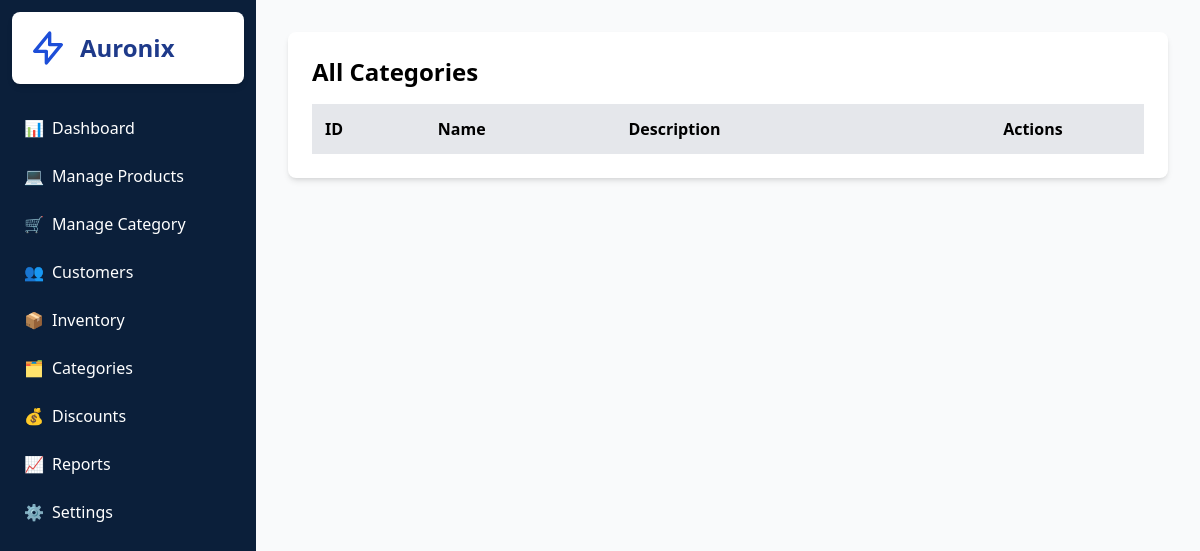
The page /managecategory/ on the database as committed earlier.
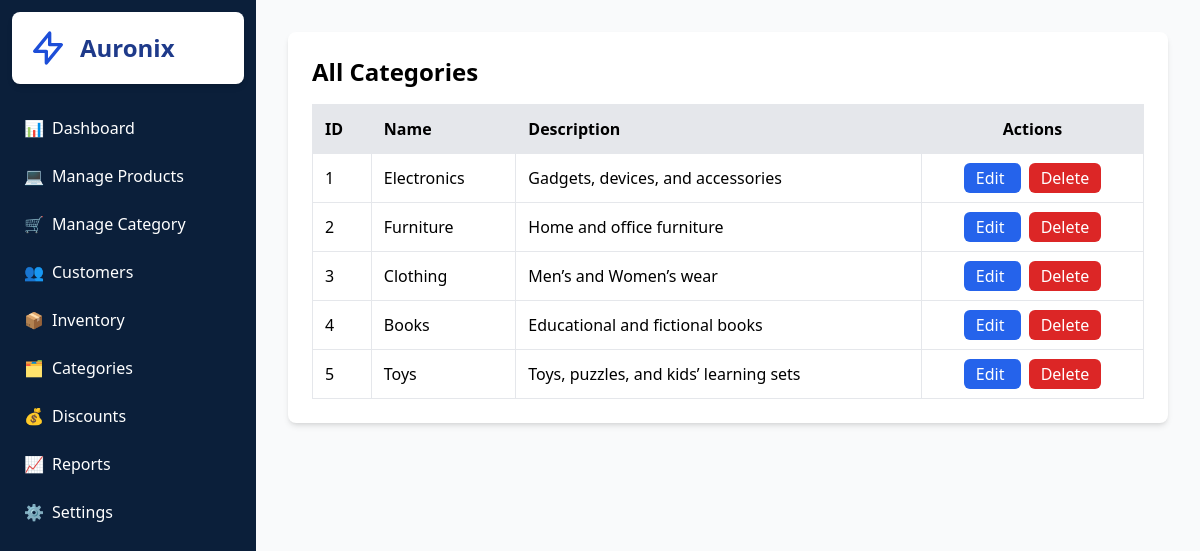
The same page on the database as committed later.
### Management/models.py (models this page shows, shortened)
class Category(models.Model):
    category_name = models.CharField( max_length=50)
    category_description = models.TextField()
    created_at = models.DateTimeField(auto_now_add=True)

### Management/views.py (the view)
# urls.py: path('managecategory/', managecategory , name='managecategory'),
def managecategory(request):
    category = Category.objects.all()
    return render(request , 'Managecategory.html',{'category':category})

### Management/templates/Managecategory.html (shortened to what this page needs)
{% load static %} {% load static tailwind_tags %}
<!DOCTYPE html>
<html lang="en">
  <head>
    <script src="https://cdn.tailwindcss.com"></script>
    {% tailwind_css %}
  </head>
  <body class="bg-gray-50 flex">
    <aside class="w-64 bg-[#0b1f3a] text-white min-h-screen">
      <div
        class="flex items-center space-x-3 p-4 bg-white rounded-lg shadow-md m-3"
      >
        <svg
          xmlns="http://www.w3.org/2000/svg"
          class="h-10 w-10 text-blue-700"
          fill="none"
          viewBox="0 0 24 24"
          stroke="currentColor"
          stroke-width="2"
        >
          <path
            stroke-linecap="round"
            stroke-linejoin="round"
            d="M13 10V3L4 14h7v7l9-11h-7z"
          />
        </svg>
        <span class="text-2xl font-bold text-blue-900">Auronix</span>
      </div>
      <nav class="mt-6 space-y-2" id="sidebarMenu">
        <a
          href="{% url "dashboard" %}"
          class="flex items-center px-6 py-2 hover:bg-blue-800 rounded-md"
        >
          <span class="mr-2">📊</span> Dashboard
        </a>
        <a
          href="{% url 'manageproduct' %}"
          class="flex items-center px-6 py-2 hover:bg-blue-800 rounded-md"
        >
          <span class="mr-2">💻</span> Manage Products
        </a>
        <a
          href="{% url 'managecategory' %}"
          class="flex items-center px-6 py-2 hover:bg-blue-800 rounded-md"
        >
          <span class="mr-2">🛒</span> Manage Category
        </a>
        <a
          href="#"
          class="flex items-center px-6 py-2 hover:bg-blue-800 rounded-md"
        >
          <span class="mr-2">👥</span> Customers
        </a>
        <a
          href="#"
          class="flex items-center px-6 py-2 hover:bg-blue-800 rounded-md"
        >
          <span class="mr-2">📦</span> Inventory
        </a>
        <a
          href="#"
          class="flex items-center px-6 py-2 hover:bg-blue-800 rounded-md"
        >
          <span class="mr-2">🗂️</span> Categories
        </a>
        <a
          href="#"
          class="flex items-center px-6 py-2 hover:bg-blue-800 rounded-md"
        >
          <span class="mr-2">💰</span> Discounts
        </a>
        <a
          href="#"
          class="flex items-center px-6 py-2 hover:bg-blue-800 rounded-md"
        >
          <span class="mr-2">📈</span> Reports
        </a>
        <a
          href="#"
          class="flex items-center px-6 py-2 hover:bg-blue-800 rounded-md"
        >
          <span class="mr-2">⚙️</span> Settings
        </a>
      </nav>
    </aside>
    <main class="flex-1 p-8">
      <div class="max-w-4xl mx-auto bg-white p-6 rounded-lg shadow-md">
        <h1 class="text-2xl font-bold mb-4">All Categories</h1>
        <table class="w-full border">
          <thead>
            <tr class="bg-gray-200 text-left">
              <th class="p-3 border">ID</th>
              <th class="p-3 border">Name</th>
              <th class="p-3 border">Description</th>
              <th class="p-3 border text-center">Actions</th>
            </tr>
          </thead>
          <tbody>
            {% for c in category %}
            <tr class="border">
              <td class="p-3 border">{{ c.id }}</td>
              <td class="p-3 border">{{ c.category_name }}</td>
              <td class="p-3 border">{{ c.category_description }}</td>
              <td class="p-3 text-center">
                <a
                  href="{% url 'edit_category' c.id %}"
                  class="bg-blue-600 text-white px-3 py-1 rounded-md hover:bg-blue-700"
                >
                  Edit
                </a>
                <a
                  href="{% url 'delete_category' c.id %}"
                  onclick="return confirm('Are you sure?')"
                  class="bg-red-600 text-white px-3 py-1 rounded-md hover:bg-red-700 ml-2"
                >
                  Delete
                </a>
              </td>
            </tr>
            {% endfor %}
          </tbody>
        </table>
      </div>
    </main>
  </body>
</html>

Rows that differ between the two databases and show on the page:
added Category: id "1", category_name "Electronics", category_description "Gadgets, devices, and accessories"
added Category: id "2", category_name "Furniture", category_description "Home and office furniture"
added Category: id "3", category_name "Clothing", category_description "Men’s and Women’s wear"
added Category: id "4", category_name "Books", category_description "Educational and fictional books"
added Category: id "5", category_name "Toys", category_description "Toys, puzzles, and kids’ learning sets"
